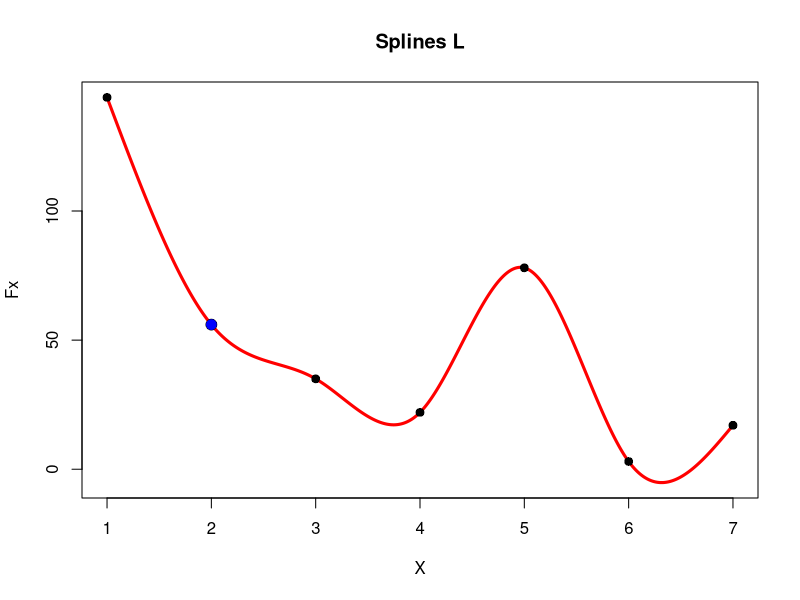

This chart was generated by the following R code:
##EJEMPLO DATOS

m<-c(1,2,3,4,5,6,7)
n<-c(144,56,35,22,78,3,17)
A=cbind(m,n)

#Los argumentos de la función son de una matriz "datos" que incluya dos columnas.
#Una columna con valores de x ,y otra columna con sus respectivos f(x) 
 spline_LG=function(datos,xs){
    x=datos[,1]
    fx=datos[,2]
    n=nrow(datos)-1
    a=fx
    h=matrix(0,n,1)
    VECTOR=seq(x[1],x[length(x)],0.001)
    VECTOR2=c()
    
    for (i in 1:n) {
      h[i]=(x[i+1]-x[i])}
    A=matrix(0,n+1,n+1)
    A[1,1]=1
    A[n+1,n+1]=1
    F=(matrix(0,n+1,1))
    
    for (i in 2:n) {
      A[i,i-1]=h[i-1]
      A[i,i]=2*(h[i-1]+h[i])
      A[i,i+1]=h[i]
      F[i]=3*((a[i+1]-a[i])/h[i])-3*((a[i]-a[i-1])/h[i-1])}
   print(A) ;print(F)
    c=solve(A)%*%F
    c[is.nan(c)]=0
    
    d=matrix(0,n,1)
    b=matrix(0,n,1)
    for (i in 1:n) {
      d[i]=(c[i+1]-c[i])/(3*h[i])
      b[i]=(a[i+1]-a[i])/h[i]-h[i]*(2*c[i]+c[i+1])/3 }
    
    
    for (r in 1:length(VECTOR)) {
    for (i in 1:n) {
      if (x[i]<=VECTOR[r] & x[i+1]>=VECTOR[r]){
        s=i }}
    
    rs=a[s]+b[s]*(VECTOR[r]-x[s])+c[s]*(VECTOR[r]-x[s])^2+d[s]*(VECTOR[r]-x[s])^3
    coef=matrix(c(a[1:n],b,c[1:n],d),ncol = 4,byrow = FALSE)

      VECTOR2=c(VECTOR2,rs)
    }
    for (i in 1:n) {
      if (x[i]<=xs & x[i+1]>=xs){
        s=i }}
    
    ys=a[s]+b[s]*(xs-x[s])+c[s]*(xs-x[s])^2+d[s]*(xs-x[s])^3
    Y=c(ys,a[s],b[s],c[s],d[s])
    names(Y)=c("X","a","b","c","d")
    print(Y)
    dev.new()
    plot(VECTOR,VECTOR2,type = "l",xlab = "X",ylab = "Fx",col="red",lwd=3,main = "Splines L") 
    points(x,fx,pch = 21,cex=1.1,lwd=0.5,bg="black")
    points(xs,ys,pch = 21,cex=1.5,lwd=0.5,bg="blue")
    }
#Como resultado nos genera un vector en el cual nos da, para el x elegido,
#su fx seguido de los coeficientes del spline.
#También nos permite ver la gráfica de la funcion interpolante obtenida y la ubicacion en ella
#Para el punto requerido.
  
spline_LG(A,2)